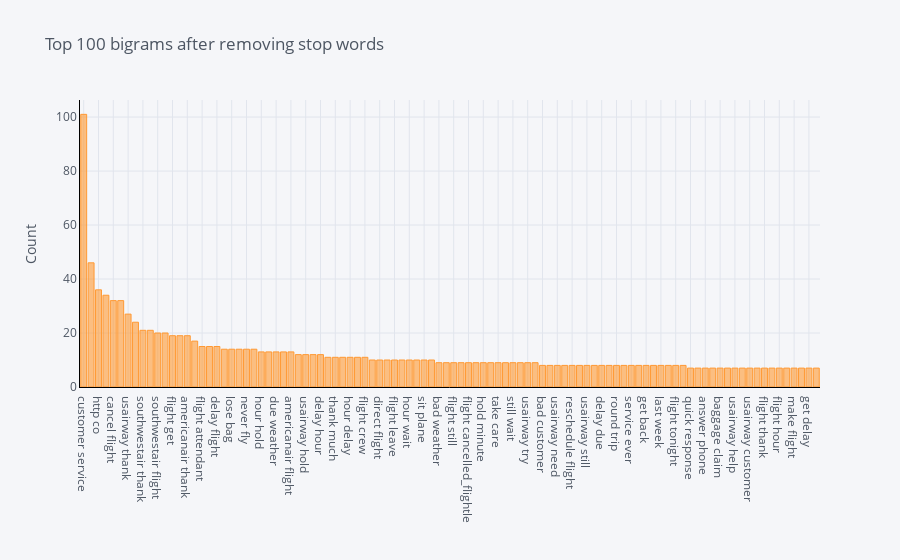

Notebook code cell kept with this figure:
### Code cell
plot_model(plot = 'bigram')

### Figure 1 — Plotly figure (JSON) as saved in the notebook; plotly's stock layout.template omitted (floating-point values rounded to 4 significant figures)
{"data": [{"name": "count", "text": "", "y": [101, 46, 36, 34, 32, 32, 27, 24, 21, 21, 20, 20, 19, 19, 19, 17, 15, 15, 15, 14, 14, 14, 14, 14, 13, 13, 13, 13, 13, 12, 12, 12, 12, 11, 11, 11, 11, 11, 11, 10, 10, 10, 10, 10, 10, 10, 10, 10, 9, 9, 9, 9, 9, 9, 9, 9, 9, 9, 9, 9, 9, 9, 8, 8, 8, 8, 8, 8, 8, 8, 8, 8, 8, 8, 8, 8, 8, 8, 8, 8, 8, 8, 7, 7, 7, 7, 7, 7, 7, 7, 7, 7, 7, 7, 7, 7, 7, 7, 7, 7], "marker": {"color": "rgba(255, 153, 51, 0.6)", "line": {"color": "rgba(255, 153, 51, 1.0)", "width": 1}}, "x": ["customer service", "late flight", "http co", "flight delay", "cancel flight", "usairway flight", "usairway thank", "flight flight", "southwestair thank", "check bag", "southwestair flight", "hold hour", "flight get", "usairway americanair", "americanair thank", "connect flight", "flight attendant", "book flight", "delay flight", "change flight", "lose bag", "flight tomorrow", "never fly", "wait time", "hour hold", "flight today", "due weather", "usairway get", "americanair flight", "first time", "usairway hold", "early flight", "delay hour", "get bag", "thank much", "try call", "hour delay", "usairway hour", "flight crew", "need help", "direct flight", "next flight", "flight leave", "keep get", "hour wait", "hour late", "sit plane", "let know", "bad weather", "cancel flightlation", "flight still", "call back", "flight cancelled_flightle", "get bad", "hold minute", "hour flight", "take care", "southwestair would", "still wait", "miss connection", "usairway try", "get phone", "bad customer", "usairway never", "usairway need", "tell call", "reschedule flight", "confirmation number", "usairway still", "customer relation", "delay due", "southwestair help", "round trip", "get home", "service ever", "great flight", "get back", "mechanical issue", "last week", "flight go", "flight tonight", "great job", "quick response", "usairway go", "answer phone", "bad airline", "baggage claim", "usairway wait", "usairway help", "time flight", "usairway customer", "flight change", "flight thank", "last time", "flight hour", "last year", "make flight", "southwestair fly", "get delay", "airline ever"], "type": "bar", "orientation": "v"}], "layout": {"title": {"text": "Top 100 bigrams after removing stop words", "font": {"color": "#4D5663"}}, "paper_bgcolor": "#F5F6F9", "plot_bgcolor": "#F5F6F9", "yaxis": {"tickfont": {"color": "#4D5663"}, "title": {"text": "Count", "font": {"color": "#4D5663"}}, "showgrid": true, "zerolinecolor": "#E1E5ED", "gridcolor": "#E1E5ED", "linecolor": "black"}, "xaxis": {"tickfont": {"color": "#4D5663"}, "title": {"text": "", "font": {"color": "#4D5663"}}, "showgrid": true, "zerolinecolor": "#E1E5ED", "gridcolor": "#E1E5ED", "linecolor": "black"}, "legend": {"bgcolor": "#F5F6F9", "font": {"color": "#4D5663"}}}}
